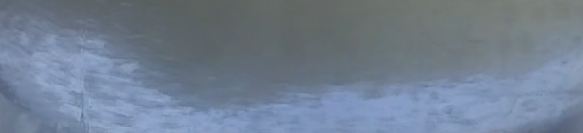
#> input picture Sobel Operator/OilWaterScreenShots/SS9.png, 583 x 133 px, found by its file name
$ python GreyImage.py
#> lines starting #> are read from the running program, lines starting #| are printed output that depends on the picture
# The following codes has been used to convert the images into gray scale
# Converting the images to Grayscale is the first step before moving towards Canny's Edge Operator
# In simple terms we can say that converting an image into a grey scale is a kind of pre-requisite to Canny's Edge Operator


import cv2  # The opencv-python package is imported using 'import cv2'

img_src = 'OilWaterScreenShots/SS9.png' # import the image from the src
                                        # had to be manually changed for every image

img = cv2.imread(img_src,0) # The function imread loads an image from the specified file and returns it. If the image cannot be
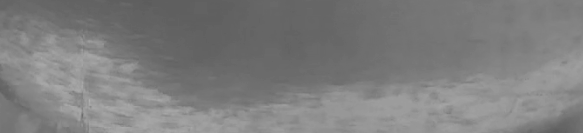
#> img: shape (133, 583); min 92, max 177, mean 125.7
                            #.   read (because of missing file, improper permissions, unsupported or invalid format), the function
                            # .   returns an empty matrix ( Mat::data==NULL ).


cv2.imshow('image15',img) #
#   The function imshow displays an image in the specified window. If the window was created with the
#   .   cv::WINDOW_AUTOSIZE flag, the image is shown with its original size, however it is still limited by the screen resolution.
#  .   Otherwise, the image is scaled to fit the window. The function may scale the image, depending on its depth:


cv2.imwrite('GrayScaledImages/image15.png',img)
#     The function imwrite saves the image to the specified file. The image format is chosen based on the
#     .   filename extension (see cv::imread for the list of extensions). In general, only 8-bit
#     .   single-channel or 3-channel (with 'BGR' channel order) images

cv2.waitKey(0)
cv2.destroyAllWindows()

### References
# 1. https://towardsdatascience.com/canny-edge-detection-step-by-step-in-python-computer-vision-b49c3a2d8123
# 2. https://www.science-emergence.com/Articles/How-to-convert-an-image-to-grayscale-using-python-/
# 3. https://www.youtube.com/watch?v=q9sY9w2tn5M

$ run again, with Sobel Operator/OilWaterScreenShots/SS1.png copied over Sobel Operator/OilWaterScreenShots/SS9.png
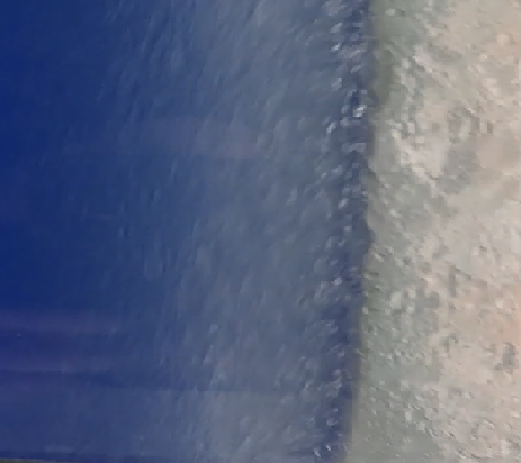
#> input picture Sobel Operator/OilWaterScreenShots/SS1.png, 521 x 463 px, found by its file name
#> `img = cv2.imread(img_src,0)`:
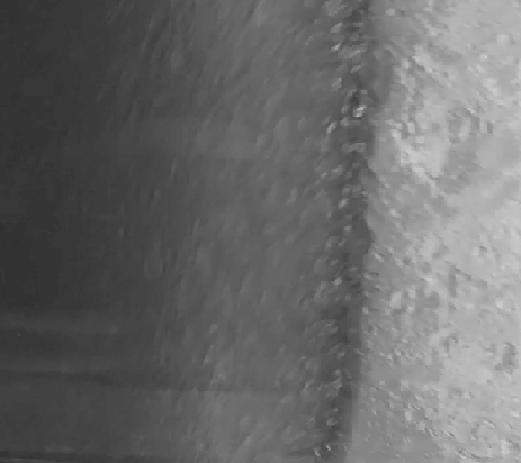
#> img: shape (463, 521); min 46, max 209, mean 105.3

$ run again, with Sobel Operator/OilWaterScreenShots/SS2.png copied over Sobel Operator/OilWaterScreenShots/SS9.png
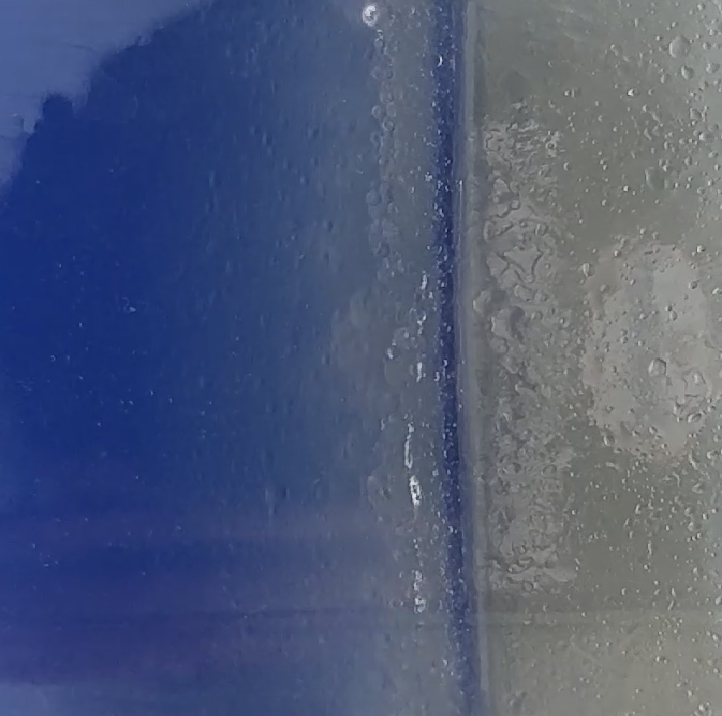
#> input picture Sobel Operator/OilWaterScreenShots/SS2.png, 722 x 716 px, found by its file name
#> `img = cv2.imread(img_src,0)`:
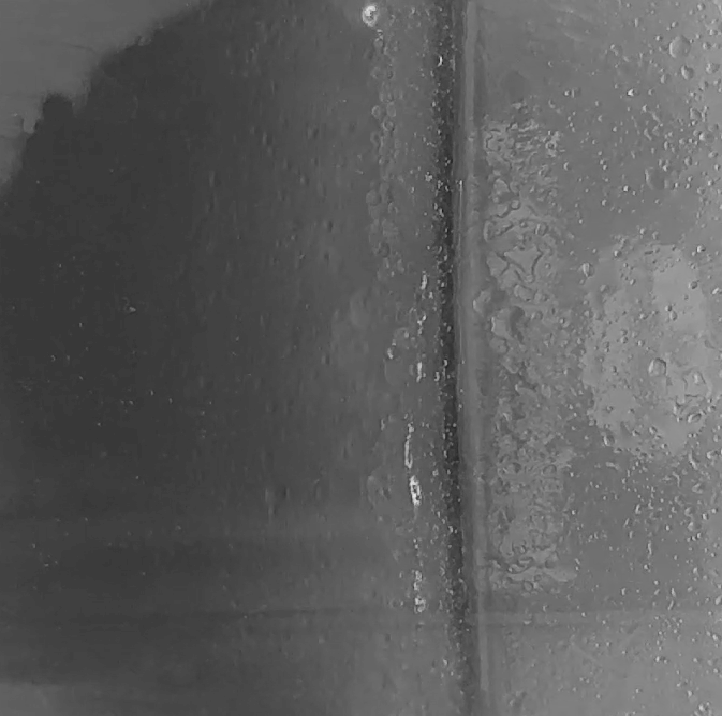
#> img: shape (716, 722); min 21, max 229, mean 92.3
